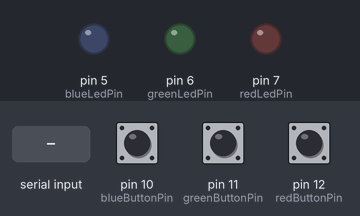
The sketch below on a simulated Arduino Uno, built with avr-gcc and run on an emulated ATmega328P. Parts: output pins drawn as LEDs (lit = HIGH). Inputs (shaded band) come from the test bench; at power-on: pin 10 (blueButtonPin) LOW, pin 11 (greenButtonPin) LOW, pin 12 (redButtonPin) LOW.

Above: at 1.2 s.
1.3 s: "1" received over Serial
At 2.4 s:
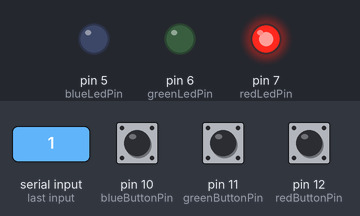
2.8 s: "2" received over Serial
At 3.5 s:
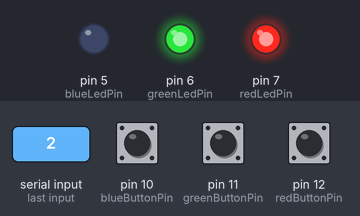
4.3 s: "3" received over Serial
At 4.7 s:
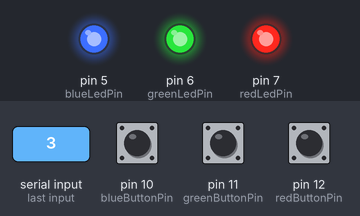
Timing chart, 0 to 7.3 s (numbered marks = the images above; inputs shaded):
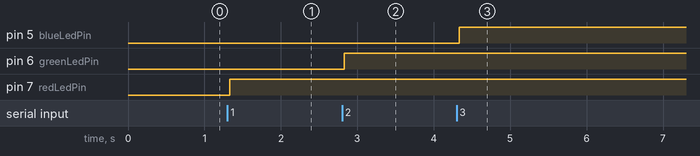

The sketch:

Activity_6__bidirectional.ino
```cpp
const int redLedPin    = 7;
const int greenLedPin  = 6;
const int blueLedPin   = 5;

const int redButtonPin    = 12;
const int greenButtonPin  = 11;
const int blueButtonPin   = 10;

int redLedStatus = LOW, greenLedStatus = LOW, blueLedStatus = LOW;
int lastRedBtn   = LOW, lastGreenBtn   = LOW, lastBlueBtn   = LOW;

void setup() {
    Serial.begin(9600);
    pinMode(redLedPin, OUTPUT);
    pinMode(greenLedPin, OUTPUT);
    pinMode(blueLedPin, OUTPUT);
    pinMode(redButtonPin, INPUT);
    pinMode(greenButtonPin, INPUT);
    pinMode(blueButtonPin, INPUT);
}

void toggleHardware(int pin, int &status) {
    status = !status;
    digitalWrite(pin, status);
}

void loop() {
    int r = digitalRead(redButtonPin),
        g = digitalRead(greenButtonPin),
        b = digitalRead(blueButtonPin);

    if (r && !lastRedBtn)   { Serial.println("R"); delay(50); } lastRedBtn = r;
    if (g && !lastGreenBtn) { Serial.println("G"); delay(50); } lastGreenBtn = g;
    if (b && !lastBlueBtn)  { Serial.println("B"); delay(50); } lastBlueBtn = b;

    if (Serial.available() > 0) {
        delay(30);
        int charCount = 0;
        char firstChar = '\0';
        while (Serial.available() > 0) {
            char c = Serial.read();
            if (!isspace(c)) {
                if (charCount == 0) firstChar = c;
                charCount++;
            }
        }
        if (charCount == 1) {
            if      (firstChar == '1') toggleHardware(redLedPin, redLedStatus);
            else if (firstChar == '2') toggleHardware(greenLedPin, greenLedStatus);
            else if (firstChar == '3') toggleHardware(blueLedPin, blueLedStatus);
        } else if (charCount > 1) {
            Serial.println("ERROR: Single input only at a time!");
        }
    }
}
```

Measured:
- after the input at 1.3 s, pin 7 (redLedPin): LOW → HIGH at once
- after the input at 2.8 s, pin 6 (greenLedPin): LOW → HIGH at once
- after the input at 4.3 s, pin 5 (blueLedPin): LOW → HIGH at once
